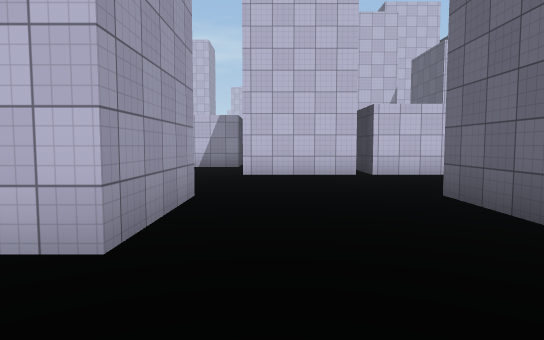
View 1 (above)

24 first-person views from a walk through a 3-D level made in the Unity game engine. The camera is 1.4 m above the floor, tilts 4° down and sees 75° across. The floor is counted in squares, 2 m on a side. Each view is taken from the middle of a square. On the plan, view 1 faces up. The plan holds only what a view shows up to about 11 squares ahead; the rest is blank. The place goes on beyond the plan. The player is left out. Surface patterns are stand-ins for the level's own textures.

View 2
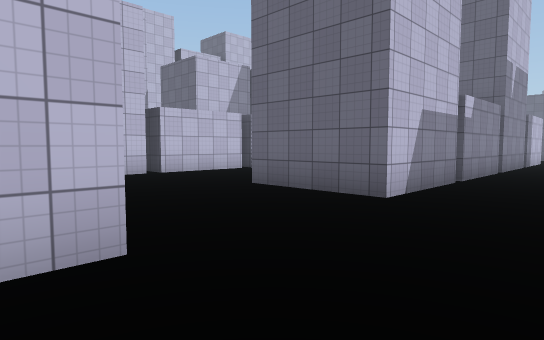

View 3
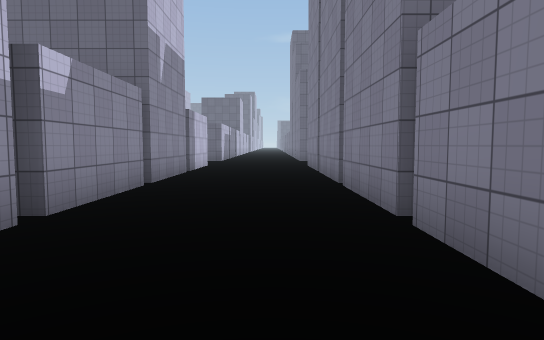

View 4
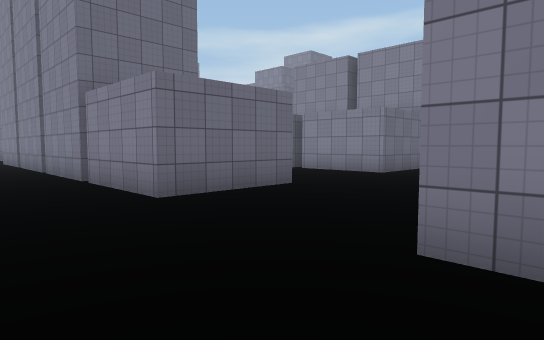

View 5
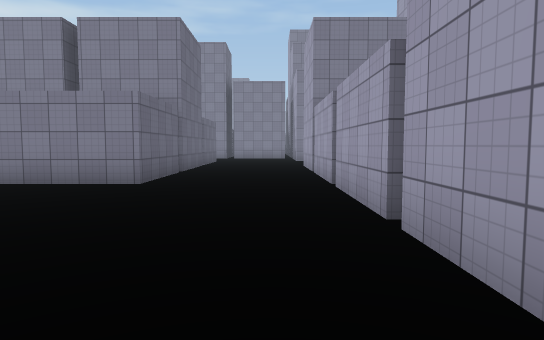

View 6
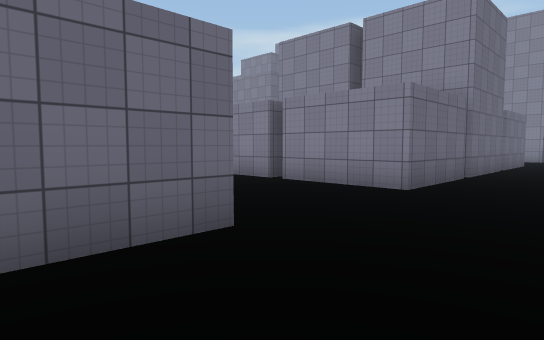

View 7
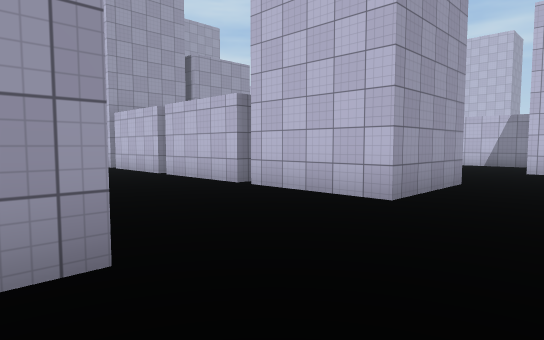

View 8
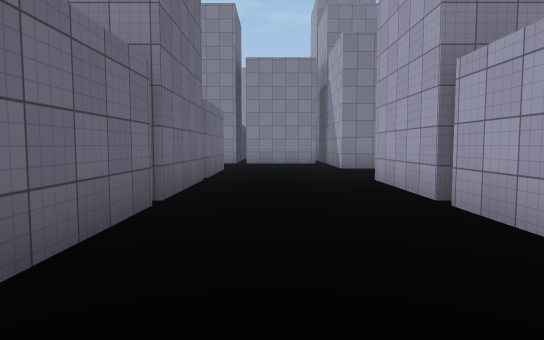

View 9
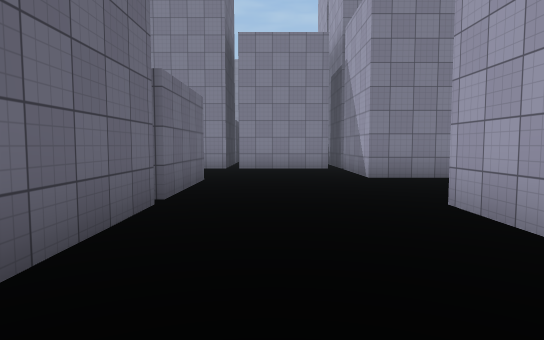

View 10
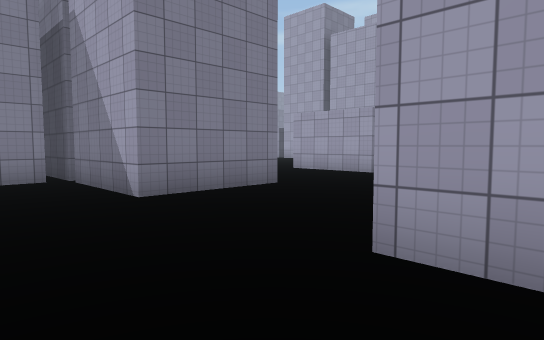

View 11
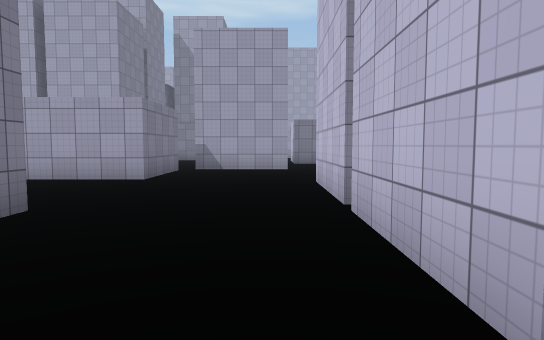

View 12
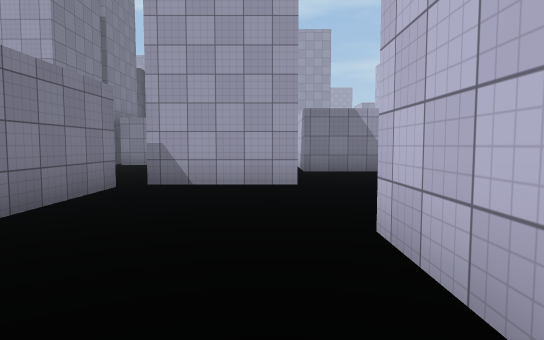

View 13
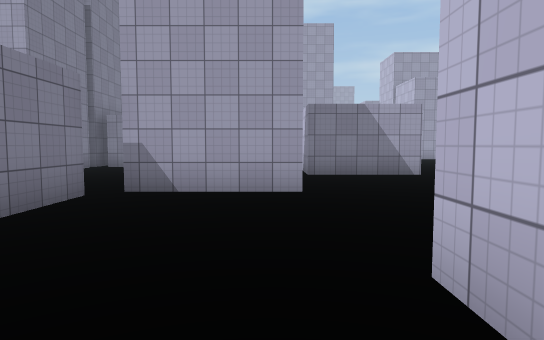

View 14
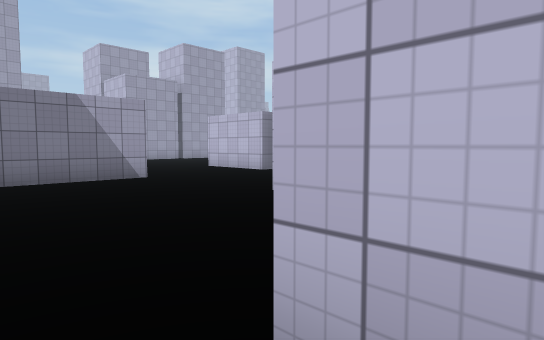

View 15
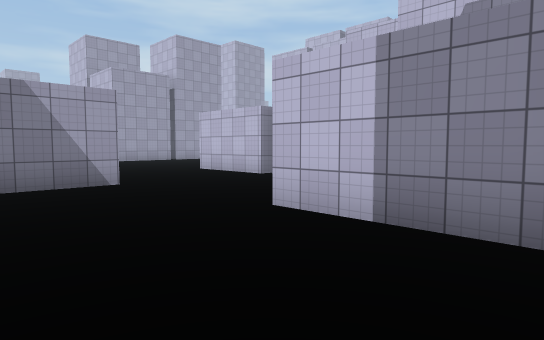

View 16
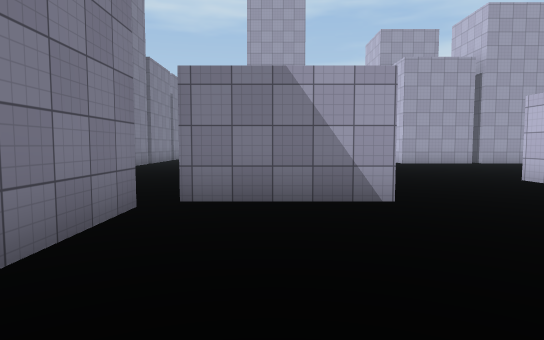

View 17
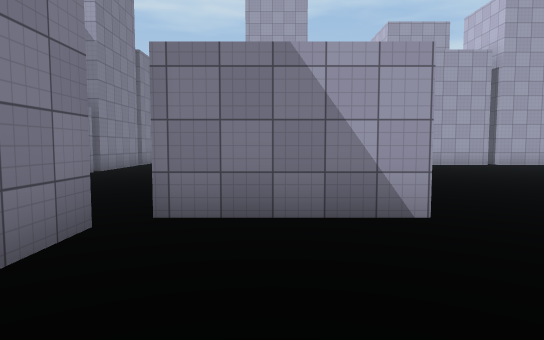

View 18
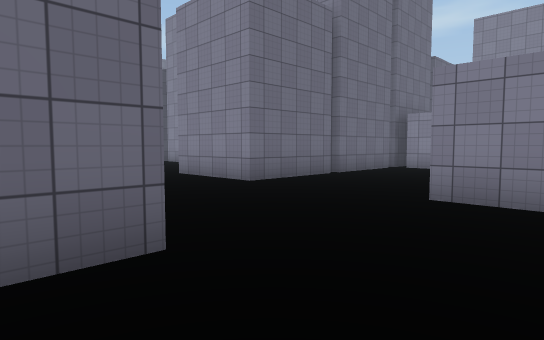

View 19
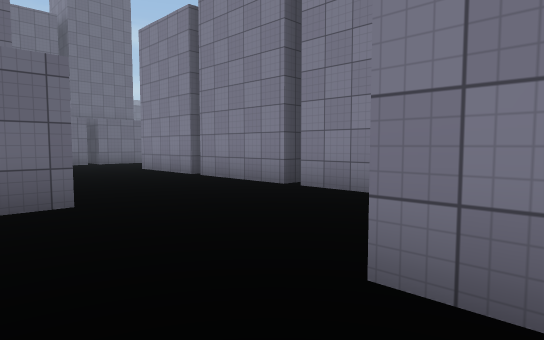

View 20
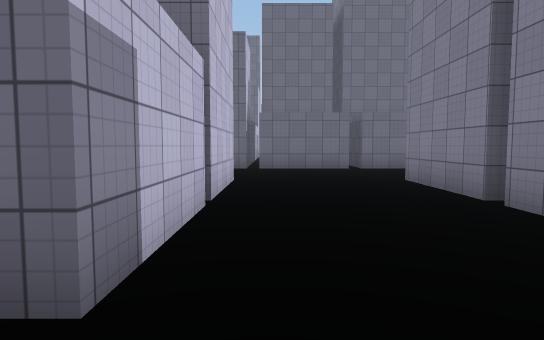

View 21
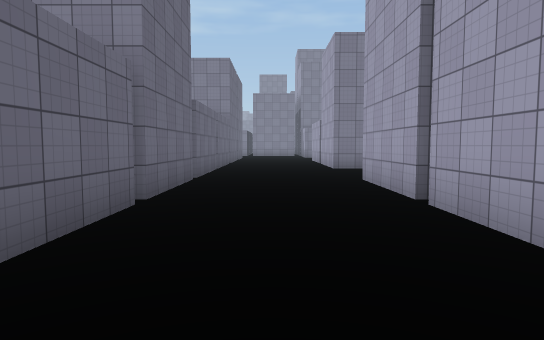

View 22
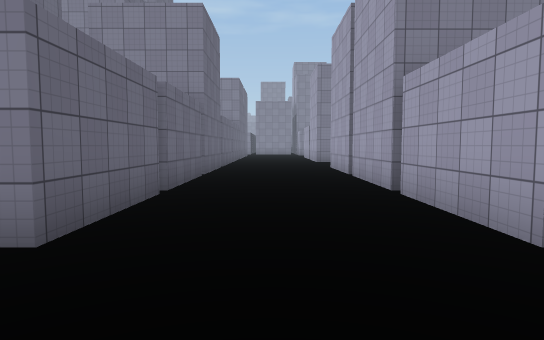

View 23
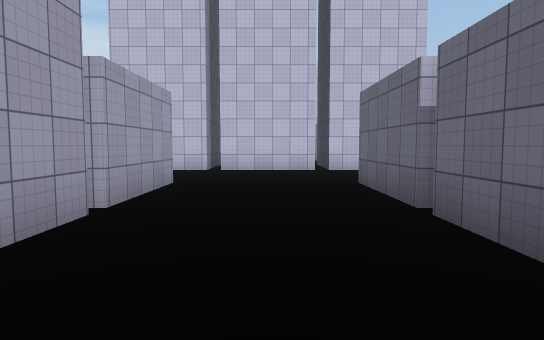

View 24
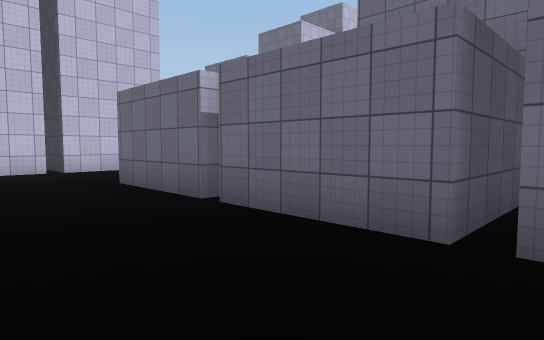

### Floor plan
Points are (right, up) in squares from view 1. A wall is a line through its corners. A room is listed if a view was taken in it or the views show most of it. See-through windows are left out.
Room 1 (views 1, 2, 3, 4, 5, 6, 7, 8, 9, 10, 11, 12, 13, 14, 15, 16, 17, 18, 19, 20, 21, 22, 23, 24)
walls: (-7.2, -10.1) (-10, -10.1); (-1.1, -4.3) (-1.1, -7); (-1.1, -7.4) (-1.1, -10.1); (-1.8, -1.2) (-1.1, -1.2) (-1.1, -4); (-13.4, -7) (-16.1, -7); (-7.1, 2.2) (-10, 2.2); (-1.1, -10.4) (-1.1, -13.1) (-3.9, -13.1); (-4.2, 2.6) (-4.2, 2.2) (-6.9, 2.2); (-13.4, -10.4) (-13.4, -13.1) (-14.8, -13.1); (-4.1, -13.1) (-6.8, -13.1) (-6.8, -12.2); (-10.3, -13.5) (-10.3, -16.3); (2.4, -4) (2.4, -1.2) (5.1, -1.2); (-13, -13.5) (-10.9, -13.5); (2.4, -10.1) (2.4, -7.4) (5.1, -7.4); (-1.1, 5) (-1.1, 2.2) (-3.9, 2.2); (-10, -16.6) (-7.2, -16.6) (-7.2, -19.4); (2.4, -13.2) (2.4, -10.4); (5.5, -7.4) (6.8, -7.4); (5.4, -1.2) (8.2, -1.2); (5.1, 2.2) (2.4, 2.2) (2.4, 5); (-3.8, -19.4) (-3.8, -16.6) (-1.1, -16.6) (-1.1, -19.4); (8.1, -3.9) (7.1, -3.9); (8.1, -7.4) (8.1, -10.1); (-3.8, -20.5) (-3.8, -19.6); (-0.8, -19.7) (2, -19.7); (8.5, -1.2) (11.2, -1.2); (8.1, -10.4) (8.1, -13.2); (2.1, 8.4) (-0.8, 8.4); (5.1, -16.2) (2.4, -16.2) (2.4, -13.5); (8.2, 2.2) (5.5, 2.2) (5.5, 2.6); (-16.1, -19.7) (-15.6, -19.7); (8.1, -13.5) (8.1, -16.2) (5.4, -16.2); (2.4, -19.7) (5.1, -19.7); (5.1, 8.4) (2.4, 8.4); (-21, -16.6) (-19.5, -16.6); (11.2, -3.9) (8.5, -3.9); (5.4, -19.7) (8.2, -19.7); (11.6, -10.1) (11.6, -7.4); (11.2, 2.2) (8.5, 2.2); (13, -3.9) (11.6, -3.9) (11.6, -1.2) (13, -1.2); (11.6, -13.1) (11.6, -10.4); (13, 2.2) (11.6, 2.2); (11.6, -16.2) (11.6, -13.5); (11.6, -19.4) (11.6, -16.6); (11.6, -20.5) (11.6, -19.7)

Where each view was taken, in squares from view 1:
view 1: 0 up, 0 right, facing up
view 2: 0 up, 2 left, facing up-right
view 3: 0 up, 2 right, facing right
view 4: 1 up, 2 left, facing down-right
view 5: 1 down, 0 right, facing down
view 6: 2 down, 0 right, facing down-right
view 7: 2 down, 1 right, facing up-left
view 8: 6 down, 1 right, facing down
view 9: 9 down, 1 right, facing down
view 10: 12 down, 1 right, facing down-left
view 11: 14 down, 0 right, facing left
view 12: 14 down, 4 left, facing left
view 13: 14 down, 5 left, facing left
view 14: 14 down, 6 left, facing up-left
view 15: 13 down, 7 left, facing up-left
view 16: 12 down, 9 left, facing left
view 17: 12 down, 10 left, facing left
view 18: 12 down, 9 left, facing down-right
view 19: 15 down, 2 left, facing down-right
view 20: 17 down, 1 right, facing right
view 21: 9 down, 10 right, facing down
view 22: 5 down, 10 right, facing down
view 23: 14 down, 10 right, facing up
view 24: 14 down, 9 right, facing up-right
